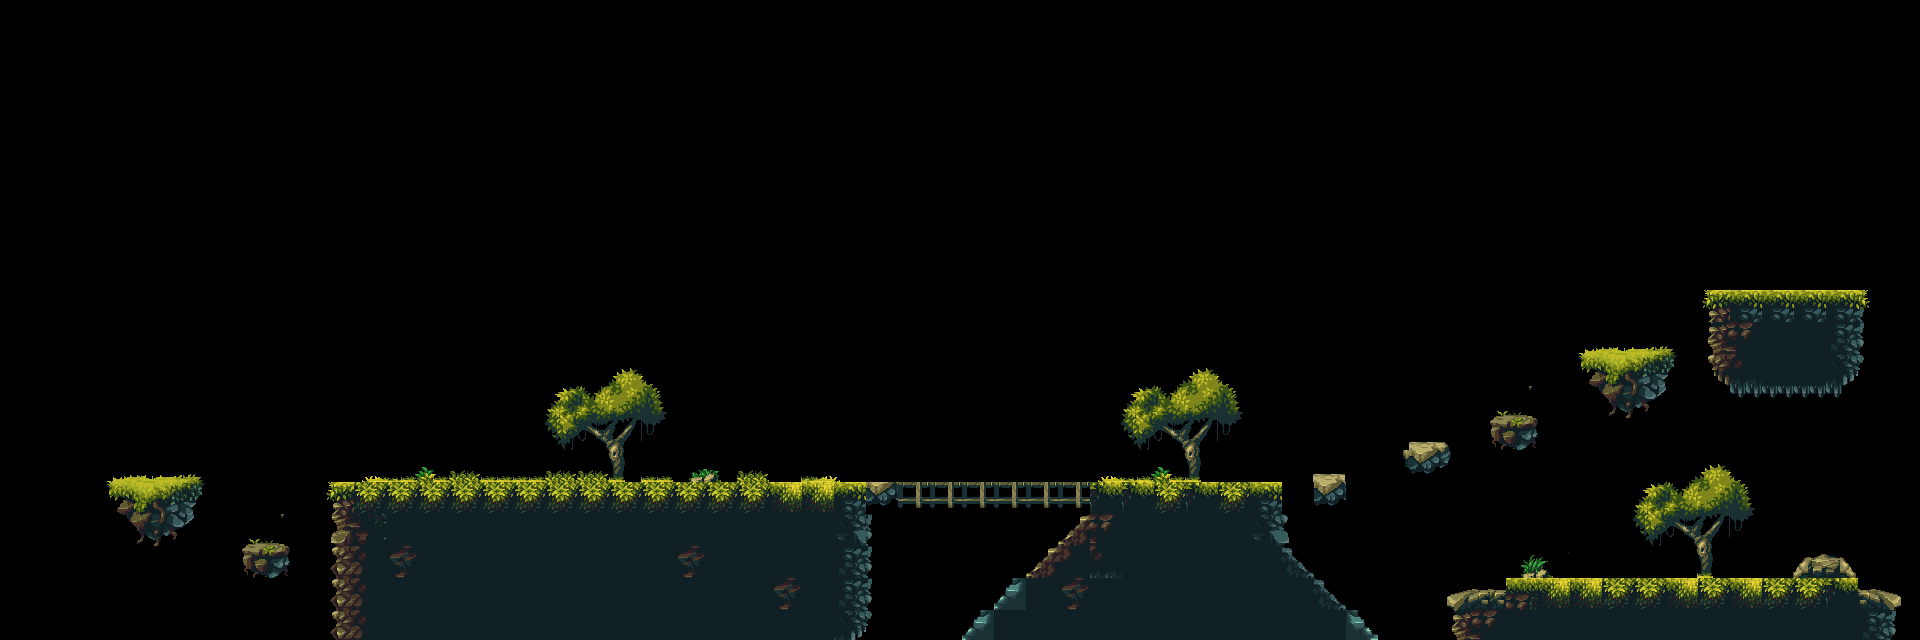

The image is a tile-based game level rendered from a .tmx file. Its description and complete source (layers, tilesets, objects, tile grids) follow:
An orthogonal 60x20 tile map with 32x32 px tiles, 2 tile layers (Collision, Layer2).

<map version="1.9" tiledversion="1.9.2" orientation="orthogonal" renderorder="right-down" width="60" height="20" tilewidth="32" tileheight="32" infinite="0" nextlayerid="4" nextobjectid="1">
 <tileset firstgid="1" name="tileset" tilewidth="32" tileheight="32" tilecount="290" columns="29">
  <image source="tileset.png" width="928" height="320" />
 </tileset>
 <layer id="1" name="Collision" width="60" height="20" offsetx="2.66667" offsety="2.3333">
  <data encoding="csv">
0,0,0,0,0,0,0,0,0,0,0,0,0,0,0,0,0,0,0,0,0,0,0,0,0,0,0,0,0,0,0,0,0,0,0,0,0,0,0,0,0,0,0,0,0,0,0,0,0,0,0,0,0,0,0,0,0,0,0,0,
0,0,0,0,0,0,0,0,0,0,0,0,0,0,0,0,0,0,0,0,0,0,0,0,0,0,0,0,0,0,0,0,0,0,0,0,0,0,0,0,0,0,0,0,0,0,0,0,0,0,0,0,0,0,0,0,0,0,0,0,
0,0,0,0,0,0,0,0,0,0,0,0,0,0,0,0,0,0,0,0,0,0,0,0,0,0,0,0,0,0,0,0,0,0,0,0,0,0,0,0,0,0,0,0,0,0,0,0,0,0,0,0,0,0,0,0,0,0,0,0,
0,0,0,0,0,0,0,0,0,0,0,0,0,0,0,0,0,0,0,0,0,0,0,0,0,0,0,0,0,0,0,0,0,0,0,0,0,0,0,0,0,0,0,0,0,0,0,0,0,0,0,0,0,0,0,0,0,0,0,0,
0,0,0,0,0,0,0,0,0,0,0,0,0,0,0,0,0,0,0,0,0,0,0,0,0,0,0,0,0,0,0,0,0,0,0,0,0,0,0,0,0,0,0,0,0,0,0,0,0,0,0,0,0,0,0,0,0,0,0,0,
0,0,0,0,0,0,0,0,0,0,0,0,0,0,0,0,0,0,0,0,0,0,0,0,0,0,0,0,0,0,0,0,0,0,0,0,0,0,0,0,0,0,0,0,0,0,0,0,0,0,0,0,0,0,0,0,0,0,0,0,
0,0,0,0,0,0,0,0,0,0,0,0,0,0,0,0,0,0,0,0,0,0,0,0,0,0,0,0,0,0,0,0,0,0,0,0,0,0,0,0,0,0,0,0,0,0,0,0,0,0,0,0,0,0,0,0,0,0,0,0,
0,0,0,0,0,0,0,0,0,0,0,0,0,0,0,0,0,0,0,0,0,0,0,0,0,0,0,0,0,0,0,0,0,0,0,0,0,0,0,0,0,0,0,0,0,0,0,0,0,0,0,0,0,0,0,0,0,0,0,0,
0,0,0,0,0,0,0,0,0,0,0,0,0,0,0,0,0,0,0,0,0,0,0,0,0,0,0,0,0,0,0,0,0,0,0,0,0,0,0,0,0,0,0,0,0,0,0,0,0,0,0,0,0,0,0,0,0,0,0,0,
0,0,0,0,0,0,0,0,0,0,0,0,0,0,0,0,0,0,0,0,0,0,0,0,0,0,0,0,0,0,0,0,0,0,0,0,0,0,0,0,0,0,0,0,0,0,0,0,0,0,0,0,0,176,191,191,191,191,192,0,
0,0,0,0,0,0,0,0,0,0,0,0,0,0,0,0,0,0,0,0,0,0,0,0,0,0,0,0,0,0,0,0,0,0,0,0,0,0,0,0,0,0,0,0,0,0,0,0,0,0,0,0,7,69,70,236,236,73,74,0,
0,0,0,0,0,0,0,0,0,0,0,0,0,0,0,0,0,0,0,0,0,0,0,0,0,0,0,0,0,0,0,0,0,0,0,0,0,0,0,0,0,0,0,0,0,0,0,0,0,31,32,33,34,98,99,236,236,102,103,0,
0,0,0,0,0,0,0,0,0,0,0,0,0,0,0,0,0,0,0,0,0,0,0,0,0,0,0,0,0,0,0,0,0,0,0,0,0,0,0,0,0,0,0,0,0,0,0,0,0,60,61,62,63,127,128,128,128,131,127,0,
0,0,0,0,0,0,0,0,0,0,0,0,0,0,0,0,0,0,0,0,0,0,0,0,0,0,0,0,0,0,0,0,0,0,0,0,0,0,0,0,0,0,0,0,0,0,118,119,120,0,0,0,0,0,0,0,0,0,0,0,
0,0,0,0,0,0,0,0,0,0,0,0,0,0,0,0,0,0,0,0,0,0,0,0,0,0,0,0,0,0,0,0,0,0,0,0,0,0,0,0,0,0,0,77,78,79,0,0,0,0,0,0,0,0,0,0,0,0,0,0,
0,0,0,31,32,33,34,0,0,0,176,183,183,183,183,183,183,183,183,183,183,183,183,183,181,181,191,78,195,195,195,195,195,195,178,178,183,178,183,191,0,78,0,6,0,0,0,0,0,0,0,0,0,0,0,0,0,0,0,0,
0,0,0,60,61,62,0,0,0,0,205,206,236,236,236,236,236,236,236,236,236,236,236,236,236,236,220,74,0,0,0,0,0,251,70,236,236,236,236,220,221,35,0,0,0,0,0,0,0,0,0,0,0,0,0,0,0,0,0,0,
0,0,0,0,0,0,0,118,119,120,234,235,239,236,236,236,236,236,236,236,236,239,236,236,236,236,73,74,0,0,0,0,251,252,99,236,236,236,236,236,254,0,0,0,0,0,0,0,0,0,0,0,0,0,0,0,0,0,0,0,
0,0,0,0,0,0,0,0,0,0,234,235,236,236,236,236,236,236,236,236,236,236,236,236,239,236,73,74,0,0,0,258,236,239,236,236,236,236,236,236,236,254,0,0,0,40,41,177,181,181,183,183,181,183,181,183,183,178,44,45,
0,0,0,0,0,0,0,0,0,0,234,235,236,236,236,236,236,236,236,236,236,236,236,236,236,236,102,103,0,0,258,236,236,236,236,236,236,236,236,236,236,236,257,0,0,69,70,236,236,236,236,236,236,236,236,236,236,236,73,74
</data>
 </layer>
 <layer id="3" name="Layer2" width="60" height="20" locked="1" offsetx="1" offsety="2">
  <data encoding="csv">
0,0,0,0,0,0,0,0,0,0,0,0,0,0,0,0,0,0,0,0,0,0,0,0,0,0,0,0,0,0,0,0,0,0,0,0,0,0,0,0,0,0,0,0,0,0,0,0,0,0,0,0,0,0,0,0,0,0,0,0,
0,0,0,0,0,0,0,0,0,0,0,0,0,0,0,0,0,0,0,0,0,0,0,0,0,0,0,0,0,0,0,0,0,0,0,0,0,0,0,0,0,0,0,0,0,0,0,0,0,0,0,0,0,0,0,0,0,0,0,0,
0,0,0,0,0,0,0,0,0,0,0,0,0,0,0,0,0,0,0,0,0,0,0,0,0,0,0,0,0,0,0,0,0,0,0,0,0,0,0,0,0,0,0,0,0,0,0,0,0,0,0,0,0,0,0,0,0,0,0,0,
0,0,0,0,0,0,0,0,0,0,0,0,0,0,0,0,0,0,0,0,0,0,0,0,0,0,0,0,0,0,0,0,0,0,0,0,0,0,0,0,0,0,0,0,0,0,0,0,0,0,0,0,0,0,0,0,0,0,0,0,
0,0,0,0,0,0,0,0,0,0,0,0,0,0,0,0,0,0,0,0,0,0,0,0,0,0,0,0,0,0,0,0,0,0,0,0,0,0,0,0,0,0,0,0,0,0,0,0,0,0,0,0,0,0,0,0,0,0,0,0,
0,0,0,0,0,0,0,0,0,0,0,0,0,0,0,0,0,0,0,0,0,0,0,0,0,0,0,0,0,0,0,0,0,0,0,0,0,0,0,0,0,0,0,0,0,0,0,0,0,0,0,0,0,0,0,0,0,0,0,0,
0,0,0,0,0,0,0,0,0,0,0,0,0,0,0,0,0,0,0,0,0,0,0,0,0,0,0,0,0,0,0,0,0,0,0,0,0,0,0,0,0,0,0,0,0,0,0,0,0,0,0,0,0,0,0,0,0,0,0,0,
0,0,0,0,0,0,0,0,0,0,0,0,0,0,0,0,0,0,0,0,0,0,0,0,0,0,0,0,0,0,0,0,0,0,0,0,0,0,0,0,0,0,0,0,0,0,0,0,0,0,0,0,0,0,0,0,0,0,0,0,
0,0,0,0,0,0,0,0,0,0,0,0,0,0,0,0,0,0,0,0,0,0,0,0,0,0,0,0,0,0,0,0,0,0,0,0,0,0,0,0,0,0,0,0,0,0,0,0,0,0,0,0,0,0,0,0,0,0,0,0,
0,0,0,0,0,0,0,0,0,0,0,0,0,0,0,0,0,0,0,0,0,0,0,0,0,0,0,0,0,0,0,0,0,0,0,0,0,0,0,0,0,0,0,0,0,0,0,0,0,0,0,0,0,0,0,0,0,0,0,0,
0,0,0,0,0,0,0,0,0,0,0,0,0,0,0,0,0,0,0,0,0,0,0,0,0,0,0,0,0,0,0,0,0,0,0,0,0,0,0,0,0,0,0,0,0,0,0,0,0,2,3,4,5,0,0,0,0,0,0,0,
0,0,0,0,0,0,0,0,0,0,0,0,0,0,0,0,0,0,0,38,39,0,0,0,0,0,0,0,0,0,0,0,0,0,0,36,37,38,39,0,0,0,0,0,0,0,0,0,0,0,0,0,0,0,0,0,0,0,0,0,
0,0,0,0,0,0,0,0,0,0,0,0,0,0,0,0,0,65,66,67,68,0,0,0,0,0,0,0,0,0,0,0,0,0,0,65,66,67,68,0,0,0,0,0,0,0,89,90,0,0,0,0,0,0,0,0,0,0,0,0,
0,0,0,0,0,0,0,0,0,0,0,0,0,0,0,0,0,94,95,96,97,0,0,0,0,0,0,0,0,0,0,0,0,0,0,94,95,96,97,0,0,0,0,0,49,50,0,0,0,0,0,0,0,0,0,0,0,0,0,0,
0,0,0,2,3,4,5,0,0,0,0,147,148,149,154,152,152,154,154,125,152,218,219,154,0,162,163,0,0,0,0,0,0,0,147,148,149,125,126,0,0,49,0,0,0,0,0,0,0,0,0,0,37,38,39,0,0,0,0,0,
0,0,0,0,0,0,0,0,0,0,0,0,0,0,0,0,0,0,0,0,0,0,0,0,0,0,0,0,0,0,0,0,0,0,0,0,0,0,0,0,0,0,0,0,0,0,0,0,0,0,0,65,66,67,68,0,0,0,0,0,
0,0,0,0,0,0,0,89,90,0,0,0,0,0,0,0,0,0,0,0,0,0,0,0,0,0,0,0,0,0,0,0,0,0,0,0,0,0,0,0,0,0,0,0,0,0,0,0,0,0,0,94,95,96,97,0,0,0,0,0,
0,0,0,0,0,0,0,0,0,0,0,0,0,0,0,0,0,0,0,0,0,0,0,0,0,0,0,0,0,0,0,0,0,0,0,0,0,0,0,0,0,0,0,0,0,0,0,92,93,0,0,0,0,125,0,0,105,106,0,0,
0,0,0,0,0,0,0,0,0,0,0,0,0,0,0,0,0,0,0,0,0,0,0,0,0,0,0,0,0,0,0,0,0,0,0,0,0,0,0,0,0,0,0,0,0,0,0,0,0,0,0,0,0,0,0,0,0,0,0,0,
0,0,0,0,0,0,0,0,0,0,0,0,0,0,0,0,0,0,0,0,0,0,0,0,0,0,0,0,0,0,0,0,0,0,0,0,0,0,0,0,0,0,0,0,0,0,0,0,0,0,0,0,0,0,0,0,0,0,0,0
</data>
 </layer>
</map>
